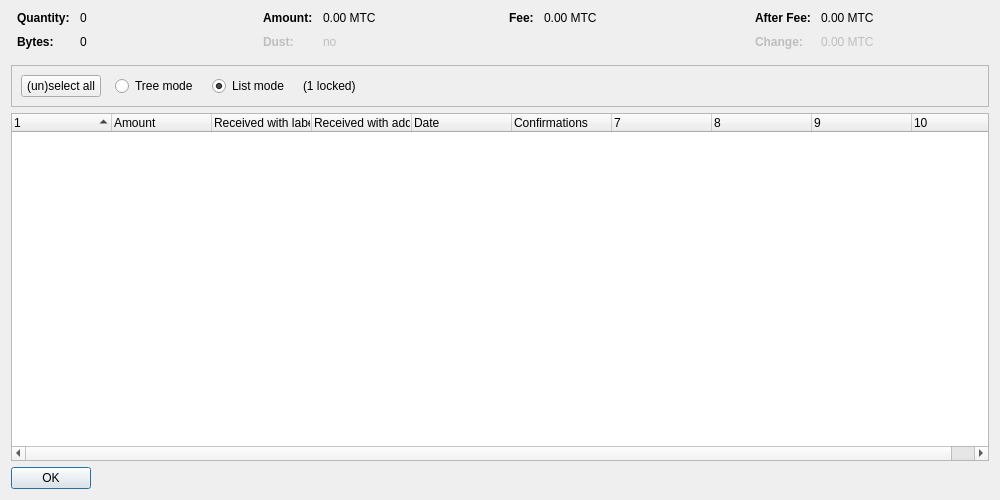
<?xml version="1.0" encoding="UTF-8"?>
<ui version="4.0">
 <class>CoinControlDialog</class>
 <widget class="QDialog" name="CoinControlDialog">
  <property name="geometry">
   <rect>
    <x>0</x>
    <y>0</y>
    <width>1000</width>
    <height>500</height>
   </rect>
  </property>
  <property name="windowTitle">
   <string>Coin Selection</string>
  </property>
  <layout class="QVBoxLayout" name="verticalLayout">
   <item>
    <layout class="QHBoxLayout" name="horizontalLayoutTop" stretch="0,0,0,0">
     <property name="topMargin">
      <number>0</number>
     </property>
     <property name="bottomMargin">
      <number>10</number>
     </property>
     <item>
      <layout class="QFormLayout" name="formLayoutCoinControl1">
       <property name="horizontalSpacing">
        <number>10</number>
       </property>
       <property name="verticalSpacing">
        <number>10</number>
       </property>
       <property name="leftMargin">
        <number>6</number>
       </property>
       <property name="rightMargin">
        <number>6</number>
       </property>
       <item row="0" column="0">
        <widget class="QLabel" name="labelCoinControlQuantityText">
         <property name="font">
          <font>
           <weight>75</weight>
           <bold>true</bold>
          </font>
         </property>
         <property name="text">
          <string>Quantity:</string>
         </property>
        </widget>
       </item>
       <item row="0" column="1">
        <widget class="QLabel" name="labelCoinControlQuantity">
         <property name="cursor">
          <cursorShape>IBeamCursor</cursorShape>
         </property>
         <property name="contextMenuPolicy">
          <enum>Qt::ActionsContextMenu</enum>
         </property>
         <property name="text">
          <string notr="true">0</string>
         </property>
         <property name="textInteractionFlags">
          <set>Qt::LinksAccessibleByMouse|Qt::TextSelectableByKeyboard|Qt::TextSelectableByMouse</set>
         </property>
        </widget>
       </item>
       <item row="1" column="0">
        <widget class="QLabel" name="labelCoinControlBytesText">
         <property name="font">
          <font>
           <weight>75</weight>
           <bold>true</bold>
          </font>
         </property>
         <property name="text">
          <string>Bytes:</string>
         </property>
        </widget>
       </item>
       <item row="1" column="1">
        <widget class="QLabel" name="labelCoinControlBytes">
         <property name="cursor">
          <cursorShape>IBeamCursor</cursorShape>
         </property>
         <property name="contextMenuPolicy">
          <enum>Qt::ActionsContextMenu</enum>
         </property>
         <property name="text">
          <string notr="true">0</string>
         </property>
         <property name="textInteractionFlags">
          <set>Qt::LinksAccessibleByMouse|Qt::TextSelectableByKeyboard|Qt::TextSelectableByMouse</set>
         </property>
        </widget>
       </item>
      </layout>
     </item>
     <item>
      <layout class="QFormLayout" name="formLayoutCoinControl2">
       <property name="horizontalSpacing">
        <number>10</number>
       </property>
       <property name="verticalSpacing">
        <number>10</number>
       </property>
       <property name="leftMargin">
        <number>6</number>
       </property>
       <property name="rightMargin">
        <number>6</number>
       </property>
       <item row="0" column="0">
        <widget class="QLabel" name="labelCoinControlAmountText">
         <property name="font">
          <font>
           <weight>75</weight>
           <bold>true</bold>
          </font>
         </property>
         <property name="text">
          <string>Amount:</string>
         </property>
        </widget>
       </item>
       <item row="0" column="1">
        <widget class="QLabel" name="labelCoinControlAmount">
         <property name="cursor">
          <cursorShape>IBeamCursor</cursorShape>
         </property>
         <property name="contextMenuPolicy">
          <enum>Qt::ActionsContextMenu</enum>
         </property>
         <property name="text">
          <string notr="true">0.00 MTC</string>
         </property>
         <property name="textInteractionFlags">
          <set>Qt::LinksAccessibleByMouse|Qt::TextSelectableByKeyboard|Qt::TextSelectableByMouse</set>
         </property>
        </widget>
       </item>
       <item row="1" column="0">
        <widget class="QLabel" name="labelCoinControlLowOutputText">
         <property name="enabled">
          <bool>false</bool>
         </property>
         <property name="font">
          <font>
           <weight>75</weight>
           <bold>true</bold>
          </font>
         </property>
         <property name="text">
          <string>Dust:</string>
         </property>
        </widget>
       </item>
       <item row="1" column="1">
        <widget class="QLabel" name="labelCoinControlLowOutput">
         <property name="enabled">
          <bool>false</bool>
         </property>
         <property name="cursor">
          <cursorShape>IBeamCursor</cursorShape>
         </property>
         <property name="contextMenuPolicy">
          <enum>Qt::ActionsContextMenu</enum>
         </property>
         <property name="text">
          <string notr="true">no</string>
         </property>
         <property name="textInteractionFlags">
          <set>Qt::LinksAccessibleByMouse|Qt::TextSelectableByKeyboard|Qt::TextSelectableByMouse</set>
         </property>
        </widget>
       </item>
      </layout>
     </item>
     <item>
      <layout class="QFormLayout" name="formLayoutCoinControl3">
       <property name="horizontalSpacing">
        <number>10</number>
       </property>
       <property name="verticalSpacing">
        <number>10</number>
       </property>
       <property name="leftMargin">
        <number>6</number>
       </property>
       <property name="rightMargin">
        <number>6</number>
       </property>
       <item row="0" column="0">
        <widget class="QLabel" name="labelCoinControlFeeText">
         <property name="font">
          <font>
           <weight>75</weight>
           <bold>true</bold>
          </font>
         </property>
         <property name="text">
          <string>Fee:</string>
         </property>
        </widget>
       </item>
       <item row="0" column="1">
        <widget class="QLabel" name="labelCoinControlFee">
         <property name="cursor">
          <cursorShape>IBeamCursor</cursorShape>
         </property>
         <property name="contextMenuPolicy">
          <enum>Qt::ActionsContextMenu</enum>
         </property>
         <property name="text">
          <string notr="true">0.00 MTC</string>
         </property>
         <property name="textInteractionFlags">
          <set>Qt::LinksAccessibleByMouse|Qt::TextSelectableByKeyboard|Qt::TextSelectableByMouse</set>
         </property>
        </widget>
       </item>
      </layout>
     </item>
     <item>
      <layout class="QFormLayout" name="formLayoutCoinControl4">
       <property name="horizontalSpacing">
        <number>10</number>
       </property>
       <property name="verticalSpacing">
        <number>10</number>
       </property>
       <property name="leftMargin">
        <number>6</number>
       </property>
       <property name="rightMargin">
        <number>6</number>
       </property>
       <item row="0" column="0">
        <widget class="QLabel" name="labelCoinControlAfterFeeText">
         <property name="font">
          <font>
           <weight>75</weight>
           <bold>true</bold>
          </font>
         </property>
         <property name="text">
          <string>After Fee:</string>
         </property>
        </widget>
       </item>
       <item row="0" column="1">
        <widget class="QLabel" name="labelCoinControlAfterFee">
         <property name="cursor">
          <cursorShape>IBeamCursor</cursorShape>
         </property>
         <property name="contextMenuPolicy">
          <enum>Qt::ActionsContextMenu</enum>
         </property>
         <property name="text">
          <string notr="true">0.00 MTC</string>
         </property>
         <property name="textInteractionFlags">
          <set>Qt::LinksAccessibleByMouse|Qt::TextSelectableByKeyboard|Qt::TextSelectableByMouse</set>
         </property>
        </widget>
       </item>
       <item row="1" column="0">
        <widget class="QLabel" name="labelCoinControlChangeText">
         <property name="enabled">
          <bool>false</bool>
         </property>
         <property name="font">
          <font>
           <weight>75</weight>
           <bold>true</bold>
          </font>
         </property>
         <property name="text">
          <string>Change:</string>
         </property>
        </widget>
       </item>
       <item row="1" column="1">
        <widget class="QLabel" name="labelCoinControlChange">
         <property name="enabled">
          <bool>false</bool>
         </property>
         <property name="cursor">
          <cursorShape>IBeamCursor</cursorShape>
         </property>
         <property name="contextMenuPolicy">
          <enum>Qt::ActionsContextMenu</enum>
         </property>
         <property name="text">
          <string notr="true">0.00 MTC</string>
         </property>
         <property name="textInteractionFlags">
          <set>Qt::LinksAccessibleByMouse|Qt::TextSelectableByKeyboard|Qt::TextSelectableByMouse</set>
         </property>
        </widget>
       </item>
      </layout>
     </item>
    </layout>
   </item>
   <item>
    <widget class="QFrame" name="frame">
     <property name="minimumSize">
      <size>
       <width>0</width>
       <height>40</height>
      </size>
     </property>
     <property name="frameShape">
      <enum>QFrame::StyledPanel</enum>
     </property>
     <property name="frameShadow">
      <enum>QFrame::Sunken</enum>
     </property>
     <layout class="QHBoxLayout" name="horizontalLayout">
      <item>
       <layout class="QHBoxLayout" name="horizontalLayoutPanel" stretch="0,0,0,0,0">
        <property name="spacing">
         <number>14</number>
        </property>
        <item>
         <widget class="QPushButton" name="pushButtonSelectAll">
          <property name="sizePolicy">
           <sizepolicy hsizetype="Maximum" vsizetype="Fixed">
            <horstretch>0</horstretch>
            <verstretch>0</verstretch>
           </sizepolicy>
          </property>
          <property name="text">
           <string>(un)select all</string>
          </property>
          <property name="autoDefault">
           <bool>false</bool>
          </property>
         </widget>
        </item>
        <item>
         <widget class="QRadioButton" name="radioTreeMode">
          <property name="sizePolicy">
           <sizepolicy hsizetype="Maximum" vsizetype="Fixed">
            <horstretch>0</horstretch>
            <verstretch>0</verstretch>
           </sizepolicy>
          </property>
          <property name="text">
           <string>Tree mode</string>
          </property>
         </widget>
        </item>
        <item>
         <widget class="QRadioButton" name="radioListMode">
          <property name="sizePolicy">
           <sizepolicy hsizetype="Maximum" vsizetype="Fixed">
            <horstretch>0</horstretch>
            <verstretch>0</verstretch>
           </sizepolicy>
          </property>
          <property name="text">
           <string>List mode</string>
          </property>
          <property name="checked">
           <bool>true</bool>
          </property>
         </widget>
        </item>
        <item>
         <widget class="QLabel" name="labelLocked">
          <property name="text">
           <string notr="true">(1 locked)</string>
          </property>
         </widget>
        </item>
        <item>
         <spacer name="horizontalSpacer">
          <property name="orientation">
           <enum>Qt::Horizontal</enum>
          </property>
          <property name="sizeHint" stdset="0">
           <size>
            <width>40</width>
            <height>20</height>
           </size>
          </property>
         </spacer>
        </item>
       </layout>
      </item>
     </layout>
    </widget>
   </item>
   <item>
    <widget class="CoinControlTreeWidget" name="treeWidget">
     <property name="contextMenuPolicy">
      <enum>Qt::CustomContextMenu</enum>
     </property>
     <property name="sortingEnabled">
      <bool>false</bool>
     </property>
     <property name="columnCount">
      <number>10</number>
     </property>
     <attribute name="headerShowSortIndicator" stdset="0">
      <bool>true</bool>
     </attribute>
     <attribute name="headerStretchLastSection">
      <bool>false</bool>
     </attribute>
     <column>
      <property name="text">
       <string/>
      </property>
     </column>
     <column>
      <property name="text">
       <string>Amount</string>
      </property>
     </column>
     <column>
      <property name="text">
       <string>Received with label</string>
      </property>
     </column>
     <column>
      <property name="text">
       <string>Received with address</string>
      </property>
     </column>
     <column>
      <property name="text">
       <string>Date</string>
      </property>
     </column>
     <column>
      <property name="text">
       <string>Confirmations</string>
      </property>
      <property name="toolTip">
       <string>Confirmed</string>
      </property>
     </column>
     <column>
      <property name="text">
       <string/>
      </property>
     </column>
     <column>
      <property name="text">
       <string/>
      </property>
     </column>
     <column>
      <property name="text">
       <string/>
      </property>
     </column>
     <column>
      <property name="text">
       <string/>
      </property>
     </column>
    </widget>
   </item>
   <item>
    <widget class="QDialogButtonBox" name="buttonBox">
     <property name="sizePolicy">
      <sizepolicy hsizetype="Maximum" vsizetype="Fixed">
       <horstretch>0</horstretch>
       <verstretch>0</verstretch>
      </sizepolicy>
     </property>
     <property name="orientation">
      <enum>Qt::Horizontal</enum>
     </property>
     <property name="standardButtons">
      <set>QDialogButtonBox::Ok</set>
     </property>
    </widget>
   </item>
  </layout>
 </widget>
 <customwidgets>
  <customwidget>
   <class>CoinControlTreeWidget</class>
   <extends>QTreeWidget</extends>
   <header>qt/coincontroltreewidget.h</header>
  </customwidget>
 </customwidgets>
 <resources/>
 <connections/>
</ui>
